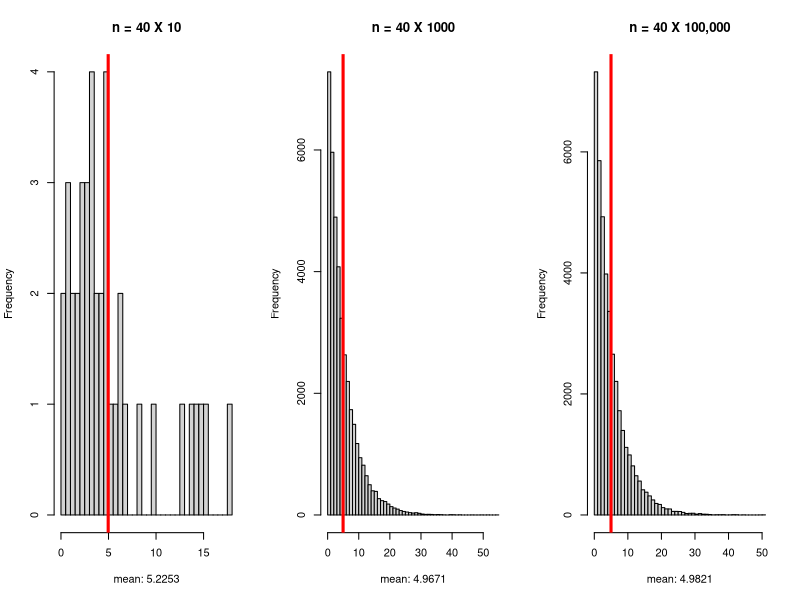
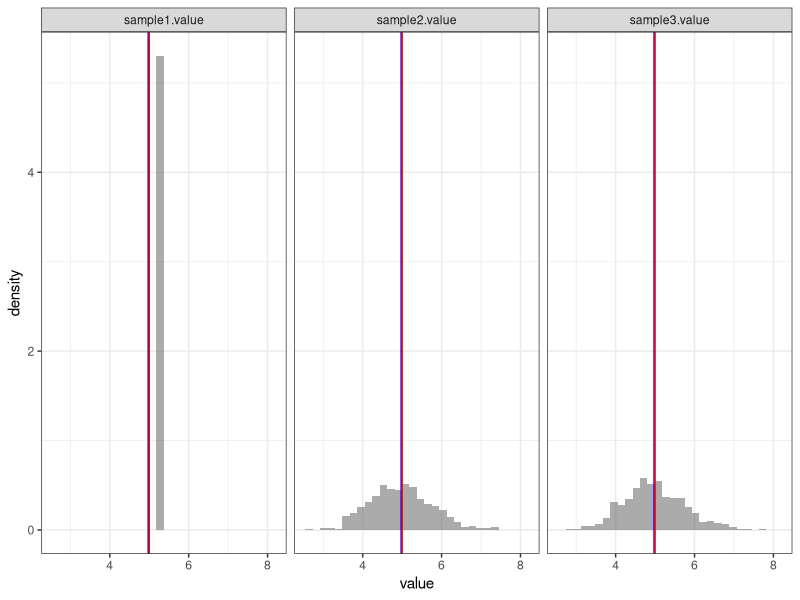
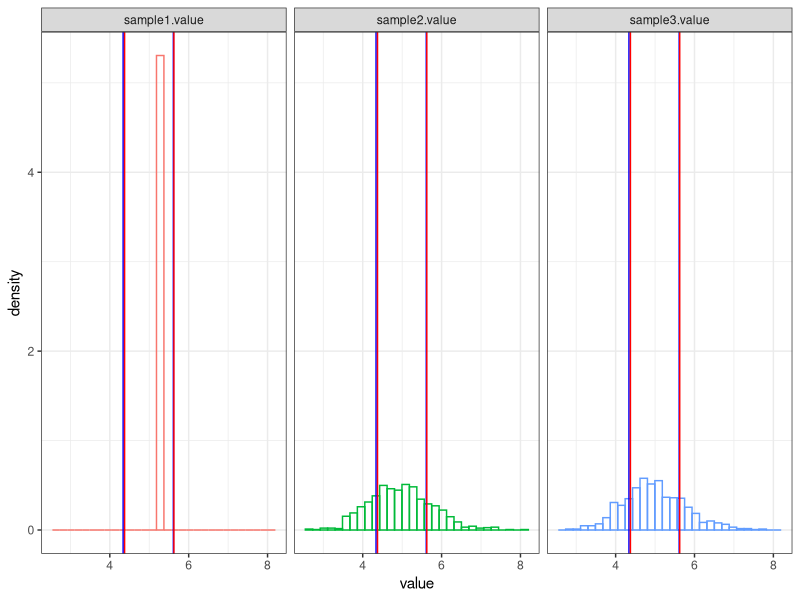
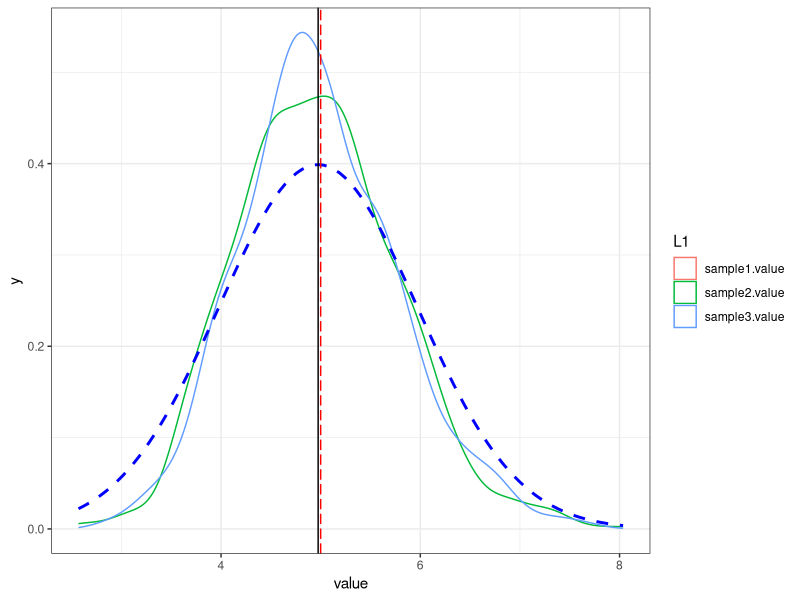

Source code (R) for these figures, in order:
## ---- chunk 1
library(knitr)
library(dplyr)
library(reshape2)
library(ggplot2)

## ---- chunk 2
l = 0.2 #lambda, as prescribed in assignment
ex = 40 #number of exponentials examined
sims = 1000 #number of simulations
set.seed(127)#seed set for reproducibility

tmean<-1/l #theoretical mean
tsd<-1/l/sqrt(ex) #theoritical standard deviation
tvar<-(1/l/sqrt(ex))^2 #theoretical variance

options(digits = 4)
## ---- chunk 3


small<-matrix(rexp(ex*sims/1000, .2), nrow=sims/1000, ncol=ex)
medium <- matrix(rexp(ex * sims, .2), nrow = sims, ncol=ex)
large<-matrix(rexp(ex*sims*100, .2), nrow=sims, ncol=ex)

par(mfrow=c(1,3))
hist(small, breaks = 40, main="n = 40 X 10", xlab=paste("mean:", round(mean(small), digits = 4), sep=" "))
abline(v=mean(medium), col="red", lwd=3)

hist(medium, breaks = 40, main="n = 40 X 1000", xlab=paste("mean:", round(mean(medium), digits = 4), sep=" "))
abline(v=mean(medium), col="red", lwd=3)

hist(large, breaks = 40, main="n = 40 X 100,000", xlab=paste("mean:", round(mean(large), digits = 4), sep=" "))
abline(v=mean(large), col="red", lwd=3)

## ---- chunk 4

#create a data frame of sample means for our small set
small<-data.frame(value=rowMeans(small))

#create a data frame of sample means for our medium set
medium<-data.frame(value=rowMeans(medium))

#create a data frame of sample means for our large set
large<-data.frame(value=rowMeans(large))

#melt the data for ease of use in ggplot2 facets
all<-melt(data=c(sample1=small, sample2=medium, sample3=large), variable.name = "variable")

##some calculations that will come in handy as we generate our plots:

#calculate the sample mean
smean<-mean(all$value)

#calculate the sample standard deviation
ssd<-sd(all$value)

#calculate the sample variance
svar<-var(all$value)

## ---- chunk 5


ch1<-ggplot(all, aes(value), col=L1, width="600px")+
        geom_histogram(aes(y =..density..), alpha=.5)+
        geom_vline(xintercept=mean(all$value), col="blue")+
        geom_vline(xintercept=tmean, col="red")+
        theme_bw()+
        facet_grid(.~L1, scales="free_y")
ch1

## ---- chunk 6
#calculate the sample mean
smean<-mean(all$value)

#calculate the sample standard deviation
ssd<-sd(all$value)

#calculate the sample variance
svar<-var(all$value)
## ---- chunk 7


ch2<-ggplot(all, aes(value))+
        geom_histogram(aes(y =..density.., col=L1), fill=NA, alpha=.3)+
        geom_vline(xintercept=c(smean-svar, smean+svar), col="blue")+
        geom_vline(xintercept=c(tmean-tvar, tmean+tvar), col="red")+
        theme_bw()+
        theme(legend.position="none")+
        facet_grid(.~L1, scales="free_y")

ch2
## ---- chunk 8


ch3<-ggplot(all, aes(value, col=L1))+
        geom_density()+
        stat_function(fun=dnorm, args=list(mean(all$value, sd=sd(all$value))), col="blue",lwd=1, lty=2)+
        geom_vline(xintercept=mean(all$value), stat="vline")+
        geom_vline(xintercept=1/l, stat_vline=1/l, col="red", linetype = "longdash")+
        theme_bw()

ch3
